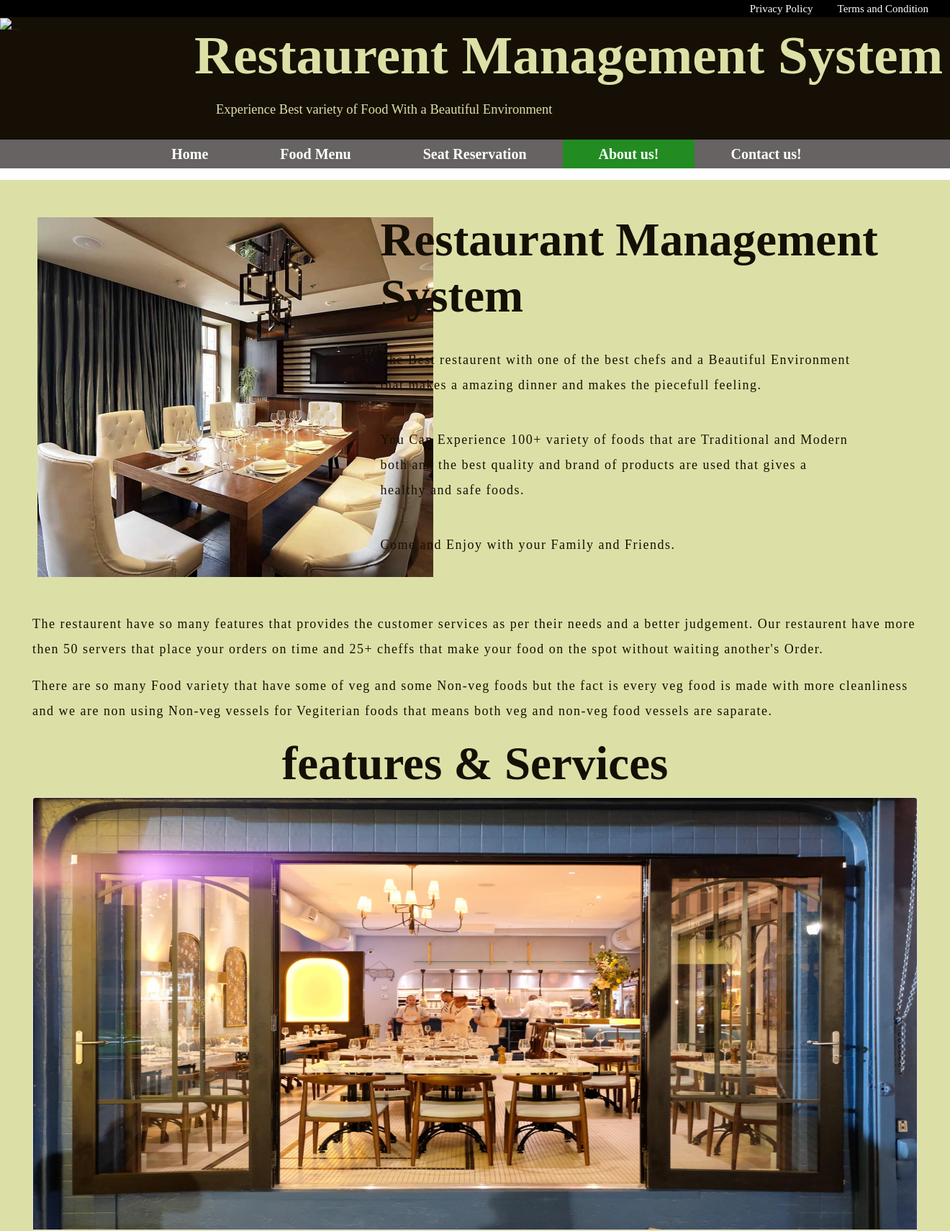
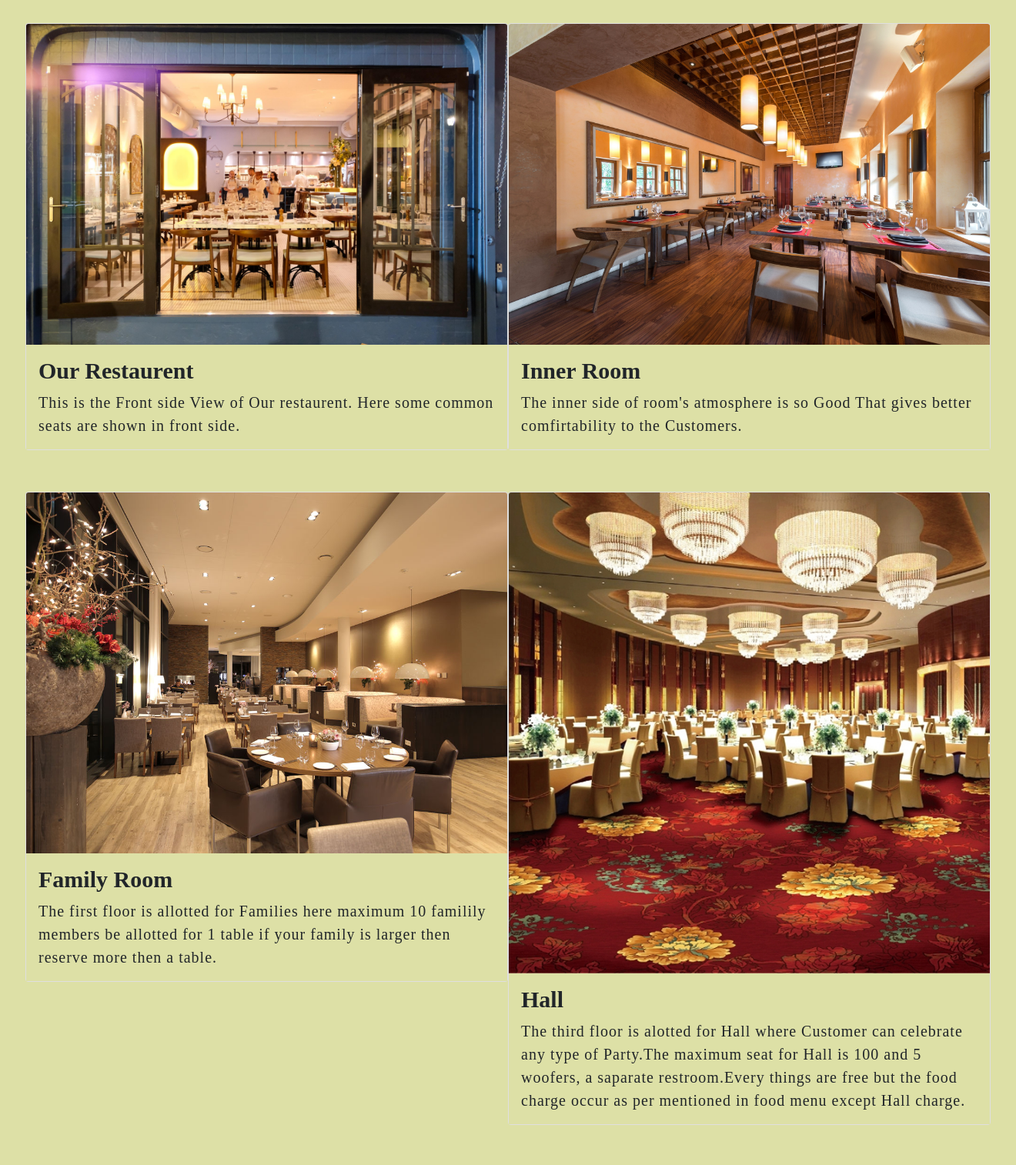
Page /about.php (upper part) on the committed database (2 pictures, top to bottom).
### tables this page shows
CREATE TABLE `gallery` (
  `id` int(4) NOT NULL,
  `image` varchar(50) NOT NULL,
  `name` varchar(50) NOT NULL,
  `disciption` varchar(700) NOT NULL
);

### about.php (the view, shortened to what this page needs)
<?php
include 'dbconfig.php';
?>
<!DOCTYPE html>
<html lang="en">
<head>
    <link href="https://cdn.jsdelivr.net/npm/bootstrap@5.0.2/dist/css/bootstrap.min.css" rel="stylesheet">
</head>
<body>
    <section id="header">
        <a href="legal/privacy.html">Privacy Policy</a>
        <a href="legal/tnc.html">Terms and Condition</a>
    </section>
    <section id="logo-section">
        <div class="left-align">
            <img src="../Restaurant Management/assets/logo/logo.gif" alt="..." height="170px" width="300px" />
            <h1>Restaurent Management System</h1>
            <p><br>Experience Best variety of Food With a
                Beautiful Environment </p>
        </div>
    </section>
    <section id="menubar">
        <ul>
            <li><a href="index.php">Home</a></li>
            <li><a href="foodmenu.php">Food Menu</a></li>
            <li><a href="seatreservation.php">Seat Reservation</a></li>
            <li><a class="active" href="about.php">About us!</a></li>
            <li><a href="contact.php">Contact us!</a></li>
        </ul>
    </section>
    <section id="web-content">
        <div id="upper-web-content">
            <div class="container-fluid" style="padding:5px; margin: 2px;padding-bottom: 0px;margin-bottom: 0px;">
                <div id=left-align>
                    <img src="../Restaurant Management/assets/images/restaurentimg/VIP.jpg" alt="about img" height="500px" width="550px" />
                </div>
                <div id="right-align">
                    <h1>Restaurant Management<br> System</h1>
                    <p>The Best restaurent with one of the best chefs and a Beautiful Environment<br> that makes a amazing dinner and makes the piecefull feeling.</p>
                    <p>You Can Experience 100+ variety of foods that are Traditional and Modern<br> both and the best quality and brand of products are used that gives a <br>healthy and safe foods. </p>
                    <p>Come and Enjoy with your Family and Friends.</p>
                </div>
            </div>
        </div>
        <div id="middle-web-content">
            <p>The restaurent have so many features that provides the customer services as per their needs and a better judgement. Our restaurent have more then 50 servers that place your orders on time and 25+ cheffs that make your food on the spot without waiting another's Order.</p>
            <p>There are so many Food variety that have some of veg and some Non-veg foods but the fact is every veg food is made with more cleanliness and we are non using Non-veg vessels for Vegiterian foods that means both veg and non-veg food vessels are saparate.</p>
        </div>
        <div id="middle-web-content">
            <h1>
                <center>features & Services</center>
            </h1>
            <div class="card mb-3">
                <img src="../Restaurant Management/assets/images/portfolio/front.jpg" class="card-img-top" alt="..." height="600px">
            </div>
            <div class="row row-cols-1 row-cols-md-2 g-4">
                <?php
                $sql_query = "select id,image,name,disciption from gallery;";
                $result = mysqli_query($conn, $sql_query);
                while ($row = mysqli_fetch_array($result)) {
                ?>
                    <div class="col" style="padding: 15px 0px">
                        <div class="card">
                            <img src="../Restaurant Management/assets/images/portfolio/<?php echo $row['image'] ?>" class="card-img-top" alt="...">
                            <div class="card-body" style="background-color: #dde0a6;"style="padding-top:15px;">
                                <h5 class="card-title" style="font-weight: bold; font-size:30px"><?php echo $row['name'] ?></h5>
                                <p class="card-text"style="font-weight: medium; font-size:20px;letter-spacing:1px;"><?php echo $row['disciption'] ?></p>
                            </div>
                        </div>
                    </div>
                <?php } ?>
            </div>
        </div>
    </section>
</body>
</html>

### about.php (style rules this page uses)
* { font-family: Cambria, Cochin, Georgia, Times, 'Times New Roman', serif; margin: 0; padding: 0; }
#header { background-color: black; text-align: right; }
#header>a { color: white; text-decoration: none; font-size: 15px; margin-right: 30px; }
#logo-section { z-index: 1; position: relative; background-color: #160f05; height: 170px; padding-bottom: 22px; }
.left-align { position: absolute; left: 0; width: 100%; }
#logo-section h1 { position: absolute; top: 8px; left: 270px; font-size: 75px; white-space: nowrap; font-weight: bold; color: #dde0a6; }
#logo-section p { position: absolute; top: 87px; left: 300px; white-space: nowrap; color: #dde0a6; font-size: 18.5px; }
#menubar { background-color: #676363; }
#menubar ul { display: flex; flex-direction: row; list-style-type: none; justify-content: center; }
#menubar a { display: block; color: white; text-decoration: none; padding: 5px 50px; font-size: 20px; font-style: fantasy; font-weight: bolder; white-space: nowrap; }
#menubar .active { background-color: forestgreen; }
#upper-web-content { display: flex; flex-direction: column; position: relative; height: 600px; background-color: #dde0a6; }
#left-align { display: flex; flex-direction: column; position: absolute; padding: 45px; }
#right-align { position: absolute; right: 100px; top: 44px; }
#right-align>h1 { font-size: 65px; font-weight: bold; color: #160f05; }
#right-align>p { padding-top: 25px; color: #160f05; text-align: left; font-size: 18px; letter-spacing: 1.5px; line-height: 35px; }
#middle-web-content { display: flex; flex-direction: column; position: relative; background-color: #dde0a6; padding: 0px 45px; }
#middle-web-content>p { color: #160f05; text-align: left; font-size: 18px; letter-spacing: 1.5px; line-height: 35px; }
#middle-web-content>h1 { font-size: 65px; font-weight: bold; color: #160f05; }

### rows in the picture
gallery: image (picture), name "Our Restaurent", disciption "This is the Front side View of Our restaurent. Here some common seats are shown in front side."
gallery: image (picture), name "Inner Room", disciption "The inner side of room's atmosphere is so Good That gives better comfirtability to the Customers."
gallery: image (picture), name "Family Room", disciption "The first floor is allotted for Families here maximum 10 familily members be allotted for 1 table if your family is larger then reserve more then a table."
gallery: image (picture), name "Hall", disciption "The third floor is alotted for Hall where Customer can celebrate any type of Party.The maximum seat for Hall is 100 and 5 woofers, a saparate restroom.Every things are free but the food charge occur as per mentioned in food menu except Hall charge."
